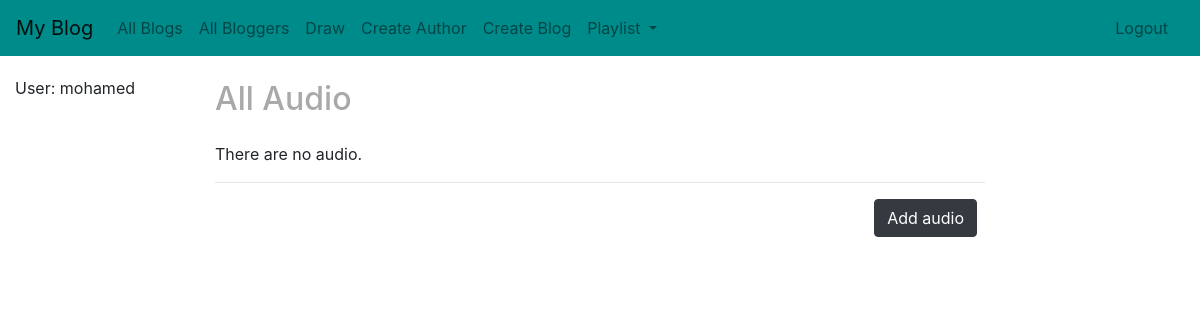
Page /blog/audio/ (signed in) on the earlier database version.
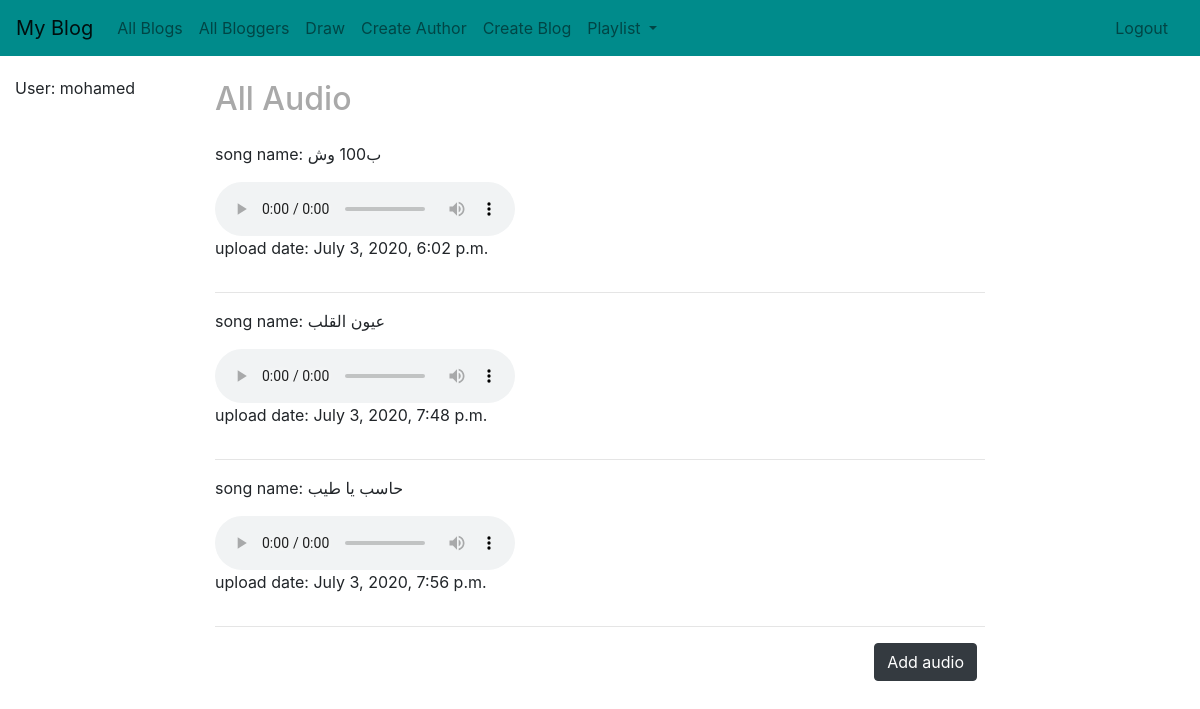
Same page on the later database version.
### blog/models.py (models this page shows, shortened)
class Audio(models.Model):
    name = models.TextField(null=False)
    url = models.TextField(null=False)
    author = models.ForeignKey(User, on_delete=models.SET_NULL, null=True, blank=True)
    date = models.DateTimeField(auto_now=True)

### blog/views.py (the view)
# urls.py: path('audio/', views.AudioListView.as_view(), name='audio-list'),
class AudioListView(generic.ListView):
    def get_queryset(self):
        return Audio.objects.filter(author_id=self.request.user.id)

### blog/templates/blog/audio_list.html (shortened to what this page needs)
{% extends "base_generic.html" %}
{% block content %}
    <h2 style="color: darkgray">
      All Audio
    </h2>
  {% if audio_list %}
    {% for audio in audio_list %}
    <div class="list-group">
        <p>song name: {{ audio.name }}</p>
        <audio src="{{ audio.url }}" controls="" loop=""></audio>
        <p>upload date: {{ audio.date }}</p>
    </div>
        <hr>
    {% endfor %}
  {% else %}
    <p>There are no audio.</p>
      <hr>
  {% endif %}
    {% if user.is_authenticated %}
    <div class="mr-2 float-right">
        <button type="button" class="btn btn-dark" data-toggle="modal" data-target="#exampleModal">Add audio</button>
    </div>
        {% else %}
            <p><a href="{% url 'login'%}?next={{request.path}}">Login</a> to add a new audio</p>
    {% endif %}
{% endblock %}

### blog/templates/base_generic.html (shortened to what this page needs)
<!DOCTYPE html>
<html lang="en">
<head>
        <link rel="stylesheet" href="https://stackpath.bootstrapcdn.com/bootstrap/4.5.0/css/bootstrap.min.css">
    {% load static %}
  <link rel="stylesheet" href="{% static 'css/styles.css' %}">
</head>
<body>
    <nav class="navbar navbar-light navbar-expand-lg" style="background-color: darkcyan;">
        <a class="navbar-brand" href="/">My Blog</a>
        <ul class="navbar-nav mr-auto mt-2 mt-lg-0">
            <li class="nav-item">
                <a class="nav-link {% if 'all' in request.path %} active {% endif %}" href="{% url 'blogs' %}">All Blogs</a>
            </li>
            <li class="nav-item">
                <a class="nav-link {% if 'bloggers' in request.path %} active {% endif %}" href="{% url 'bloggers' %}">All Bloggers</a>
            </li>
            <li class="nav-item">
                <a class="nav-link {% if 'draw' in request.path %} active {% endif %}" href="{% url 'draw' %}">Draw</a>
            </li>
            {% if user.is_staff %}
                <li class="nav-item">
                    <a class="nav-link {% if 'create_author' in request.path %} active {% endif %}" href="{% url 'author-create' %}">Create Author</a>
                </li>
                <li class="nav-item">
                    <a class="nav-link {% if 'create_blog' in request.path %} active {% endif %}" href="{% url 'blog-create' %}">Create Blog</a>
                </li>
            {% endif %}
                <li class="nav-item dropdown">
                    <a class="nav-link dropdown-toggle" href="#" id="navbarDropdown" role="button" data-toggle="dropdown" aria-haspopup="true" aria-expanded="false">
                    Playlist
                    </a>
                </li>
        </ul>
        <ul class="navbar-nav mr-sm-2">
            {% if user.is_authenticated %}
                <li class="nav-item">
                    <a class="nav-link" href="{% url 'logout'%}?next={{request.path}}">Logout</a>
                </li>
            {% endif %}
        </ul>
    </nav>
    <div class="container-fluid">
    <div class="row">
      <div class="col-sm-2">
      {% block sidebar %}
        <ul class="sidebar-nav">
            {% if user.is_authenticated %}
                <li>User: {{ user.get_username }}</li>
            {% endif %}
        </ul>
     {% endblock %}
      </div>
      <div class="col-sm-8">
      {% block content %}{% endblock %}
      </div>
    </div>
    </div>
</body>
</html>

### blog/static/css/styles.css (style rules this page uses)
.sidebar-nav { margin-top: 20px; padding: 0; list-style: none; }

Differences in the rows shown:
added Audio: name "ب100 وش", date "July 3, 2020, 6:02 p.m."
added Audio: name "عيون القلب", date "July 3, 2020, 7:48 p.m."
added Audio: name "حاسب يا طيب", date "July 3, 2020, 7:56 p.m."
Other differences:
text no longer shown: "There are no audio."
